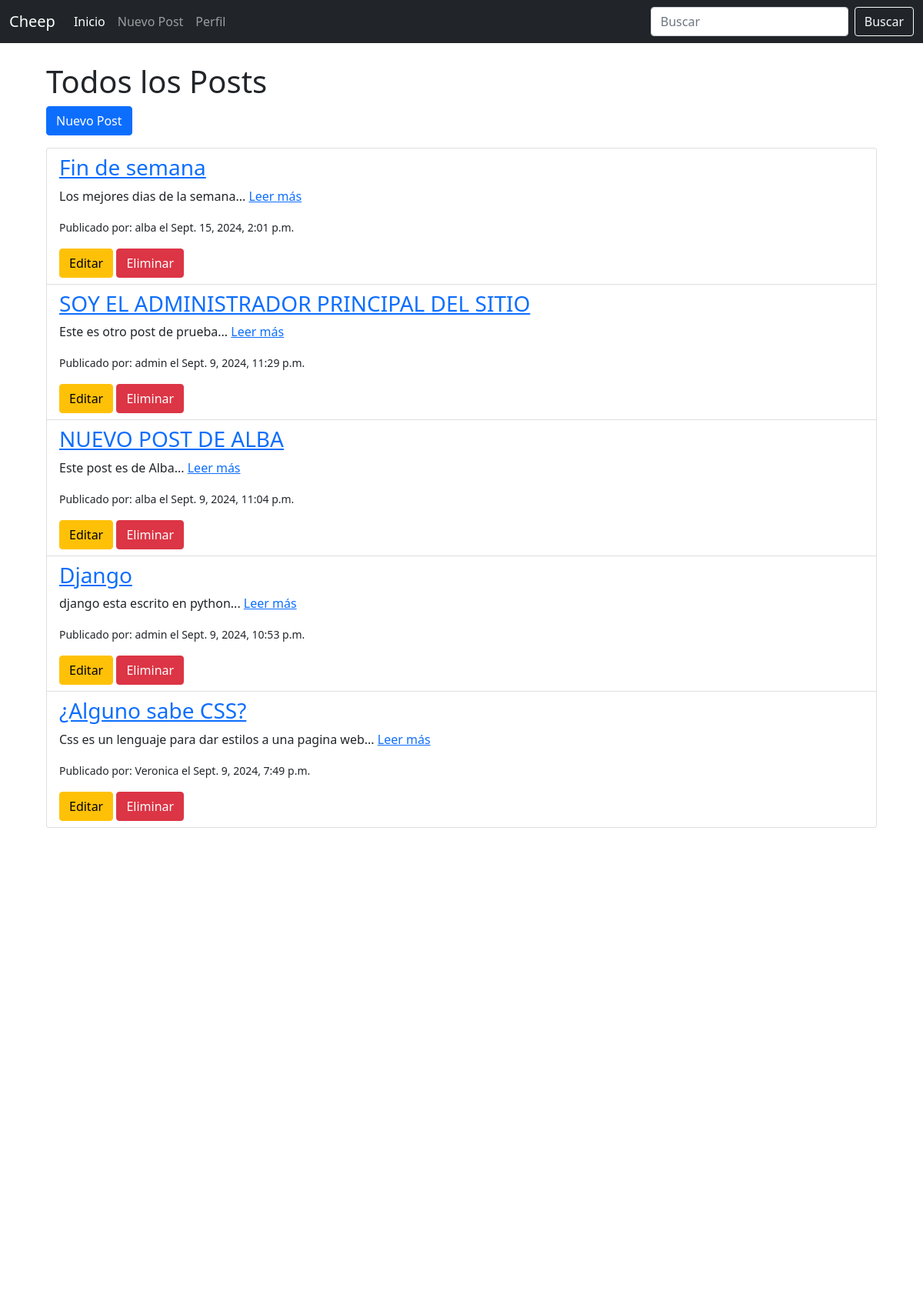
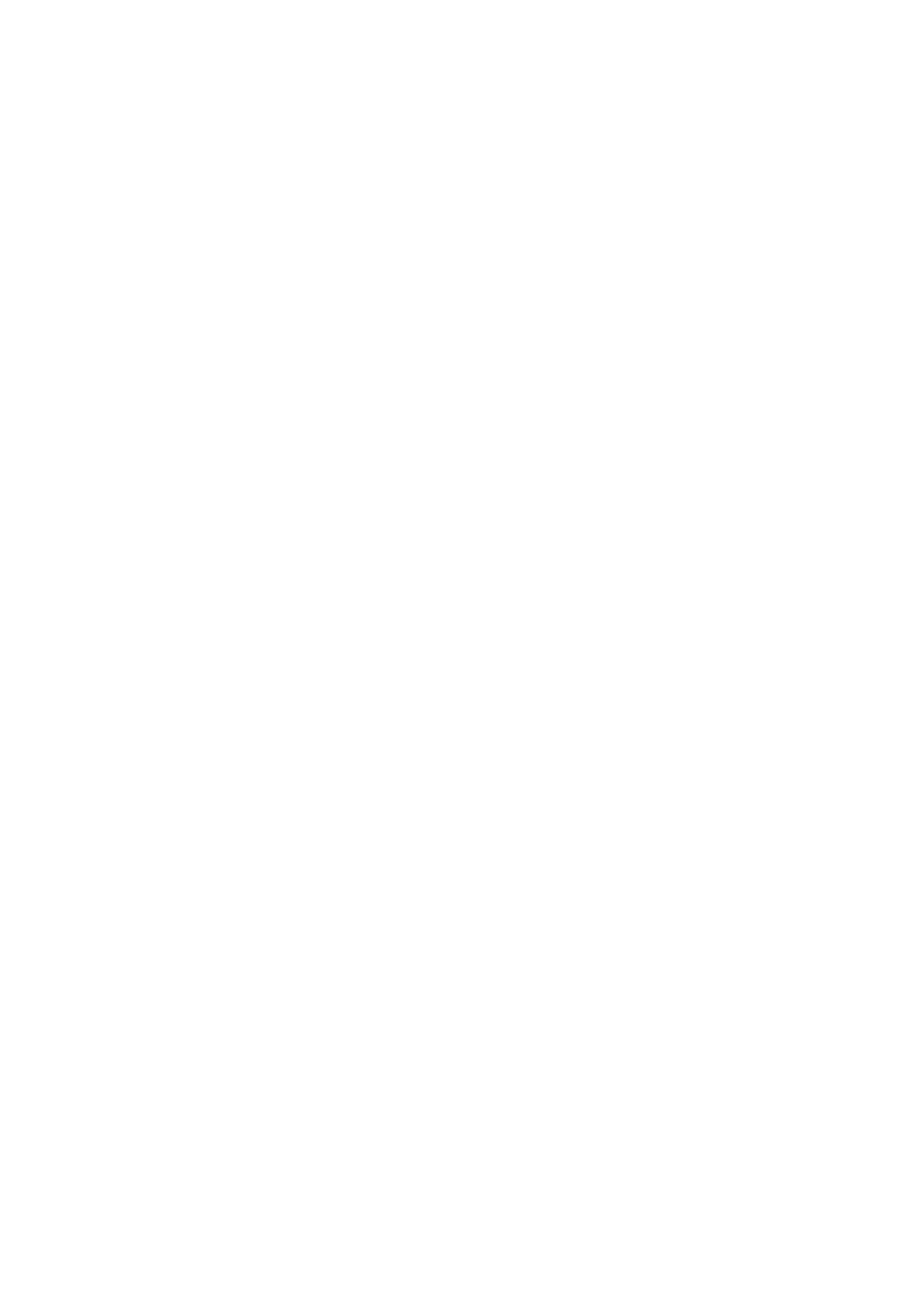
The page / (upper part) on the database its author committed (2 pictures, top to bottom).
### base/models.py (models this page shows, shortened)
class Post(models.Model):
    title = models.CharField(max_length=200)
    content = models.TextField(default='')
    created_at = models.DateTimeField(auto_now_add=True)
    author = models.ForeignKey(User, on_delete=models.CASCADE)
    likes = models.ManyToManyField(User, related_name='post_likes', blank=True)

### base/views.py (the view)
# urls.py: path('', views.home, name='home'),
def home(request):
    posts = Post.objects.all().order_by('-created_at')  # Obtener todos los posts ordenados por fecha
    return render(request, 'home.html', {'posts': posts})

### templates/home.html (shortened to what this page needs)
{% extends "main.html" %}
{% block content %}
<h1>Todos los Posts</h1>
<a href="{% url 'new_post' %}" class="btn btn-primary mb-3">Nuevo Post</a>
<ul class="list-group">
    {% for post in posts %}
        <li class="list-group-item">
            <h3><a href="{% url 'post_detail' post.id %}">{{ post.title }}</a></h3>
            <p>{{ post.content|slice:200 }}... <a href="{% url 'post_detail' post.id %}">Leer más</a></p>
            <p><small>Publicado por: {{ post.author.username }} el {{ post.created_at }}</small></p>
            <a href="{% url 'edit_post' post.id %}" class="btn btn-warning">Editar</a>
            <a href="{% url 'delete_post' post.id %}" class="btn btn-danger">Eliminar</a>
        </li>
    {% endfor %}
</ul>
{% endblock %}

### templates/main.html (shortened to what this page needs)
{% load static %}
<!DOCTYPE html>
<html lang="es">
<head>
    <link rel="stylesheet" href="{% static '/css/bootstrap.min.css' %}">
</head>
<body>
    <header class="bg-dark fixed-top w-100">
        <nav class="navbar navbar-expand-lg navbar-dark">
            <div class="container-fluid">
                <a class="navbar-brand" href="#">Cheep</a>
                <div class="collapse navbar-collapse" id="navbarNav">
                    <ul class="navbar-nav me-auto mb-2 mb-lg-0">
                        <li class="nav-item">
                            <a class="nav-link active" aria-current="page" href="/">Inicio</a>
                        </li>
                        <li class="nav-item">
                            <a class="nav-link" href="/post/new/">Nuevo Post</a>
                        </li>
                        <li class="nav-item">
                            <a class="nav-link" href="{% url 'perfil' %}">Perfil</a>
                        </li>
                    </ul>
                    <form class="d-flex" role="search">
                        <input class="form-control me-2" type="search" placeholder="Buscar" aria-label="Buscar">
                        <button class="btn btn-outline-light" type="submit">Buscar</button>
                    </form>
                </div>
            </div>
        </nav>
    </header>
    <main class="mt-5 pt-4">
        <div class="container" style="padding: 10px 30px;">
            {% block content %}
            {% endblock %}
        </div>
    </main>
</body>
</html>

### templates/main.html (style rules this page uses)
body { min-height: 950vh; overflow-y: scroll; margin: 0; padding: 0; }

### rows shown on the page
Post: title "Fin de semana", content "Los mejores dias de la semana", author.username "alba", created_at "Sept. 15, 2024, 2:01 p.m."
Post: title "SOY EL ADMINISTRADOR PRINCIPAL DEL SITIO", content "Este es otro post de prueba", author.username "admin", created_at "Sept. 9, 2024, 11:29 p.m."
Post: title "NUEVO POST DE ALBA", content "Este post es de Alba", author.username "alba", created_at "Sept. 9, 2024, 11:04 p.m."
Post: title "Django", content "django esta escrito en python", author.username "admin", created_at "Sept. 9, 2024, 10:53 p.m."
Post: title "¿Alguno sabe CSS?", content "Css es un lenguaje para dar estilos a una pagina web", author.username "Veronica", created_at "Sept. 9, 2024, 7:49 p.m."
